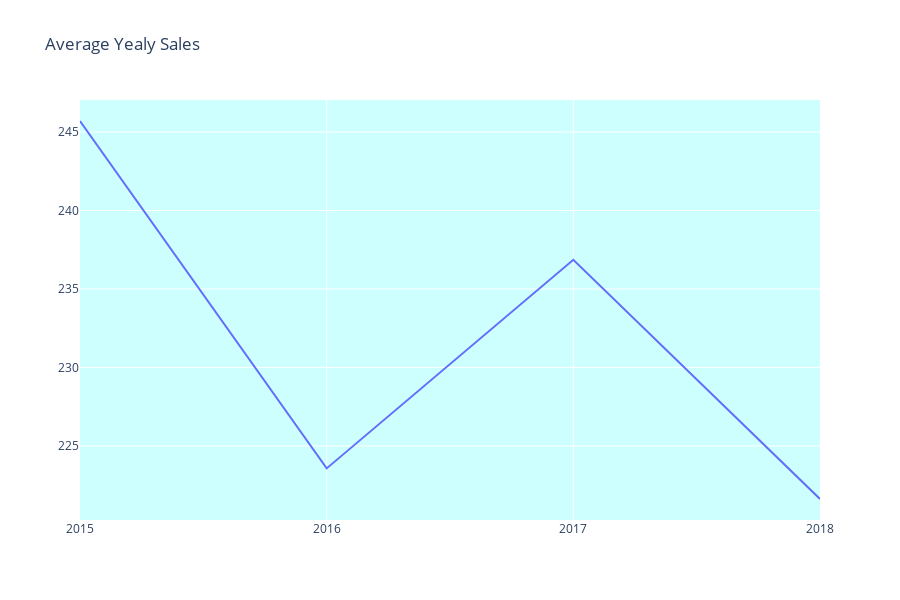

The code cell stored with this chart in its notebook:
### Markdown cell above
> **Average Yealy Sales**

### Code cell
avg_yearly_trend = sales_data.groupby(['Year']).mean().drop('Postal Code',axis=1).round(2)

print('\033[1mAverage yearly sales :\033[0m \n')
print(f'\033[1m{avg_yearly_trend}\033[0m \n')
avg_yearly_trend.reset_index(inplace=True)

colr=np.arange(0,avg_yearly_trend.values.size)
fig=go.Figure(data=[go.Scatter(x=avg_yearly_trend['Year'] ,y=avg_yearly_trend['Sales'],mode='lines', marker=dict(
                color=colr))],layout=go.Layout(title='Average Yealy Sales'))
fig.update_traces(hoverinfo='x+y', textfont_size=10)               
fig.update_layout(height=600,autosize=True ,plot_bgcolor='rgb(205, 275, 275)')

### Figure 1 — Plotly figure (JSON) as saved in the notebook; plotly's stock layout.template omitted (floating-point values rounded to 4 significant figures)
{"data": [{"hoverinfo": "x+y", "marker": {"color": [0, 1, 2, 3, 4, 5, 6, 7]}, "mode": "lines", "textfont": {"size": 10}, "type": "scatter", "x": ["2015", "2016", "2017", "2018"], "y": [245.7, 223.6, 236.9, 221.6]}], "layout": {"autosize": true, "height": 600, "plot_bgcolor": "rgb(205, 275, 275)", "title": {"text": "Average Yealy Sales"}}}
